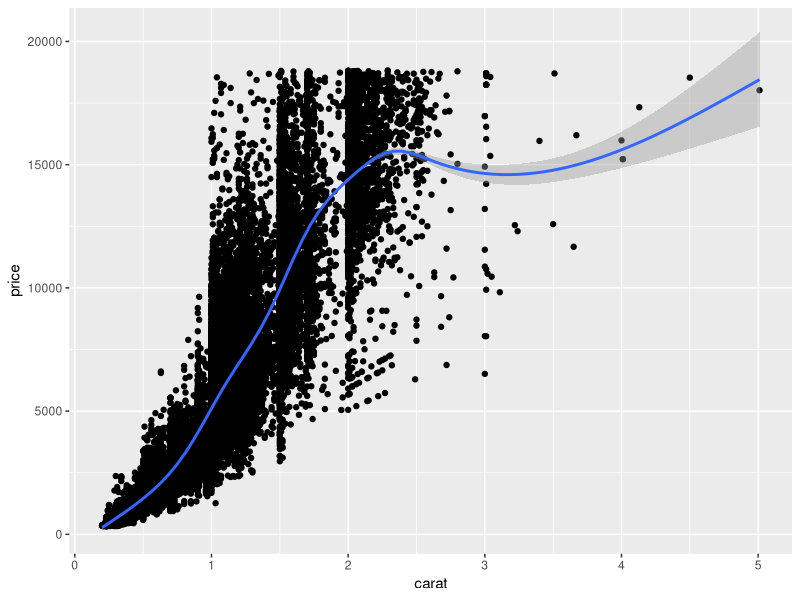
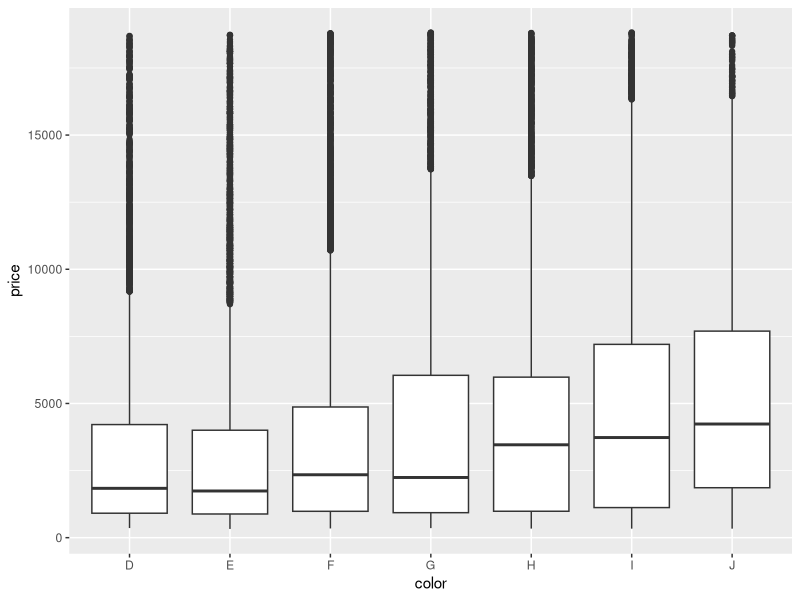
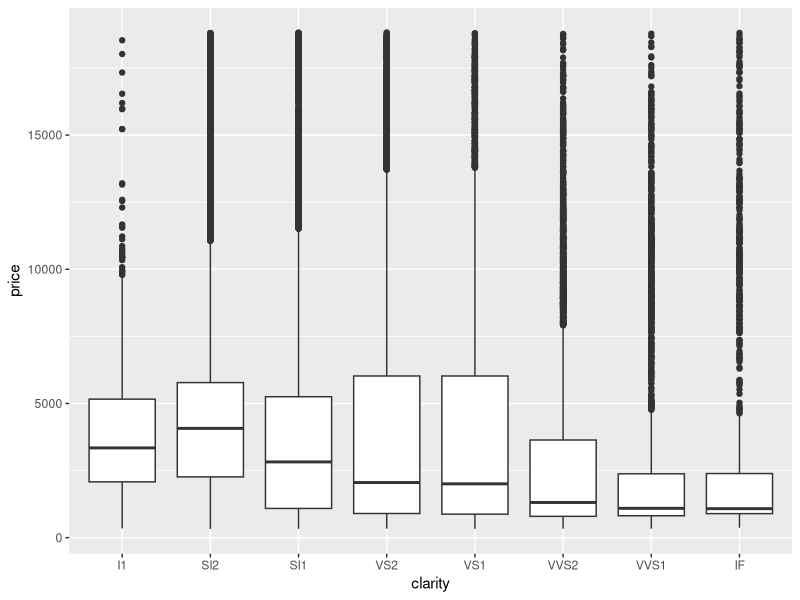
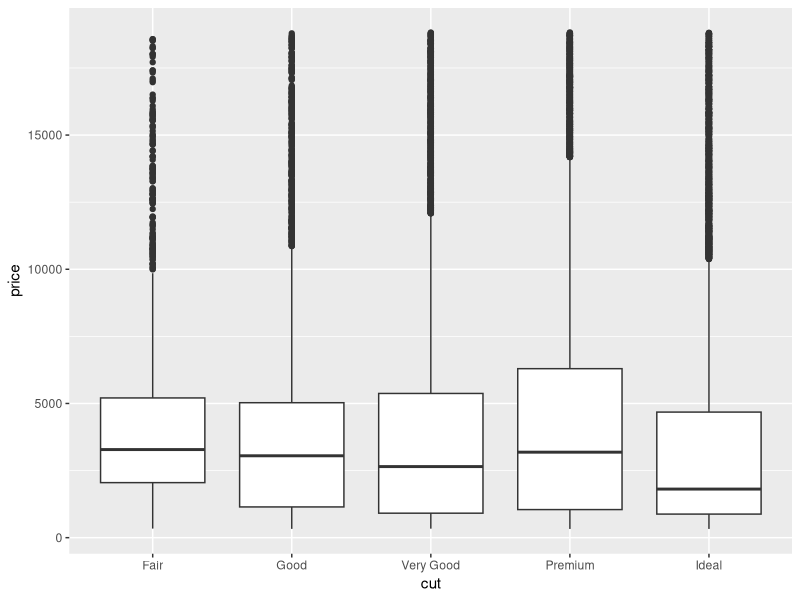
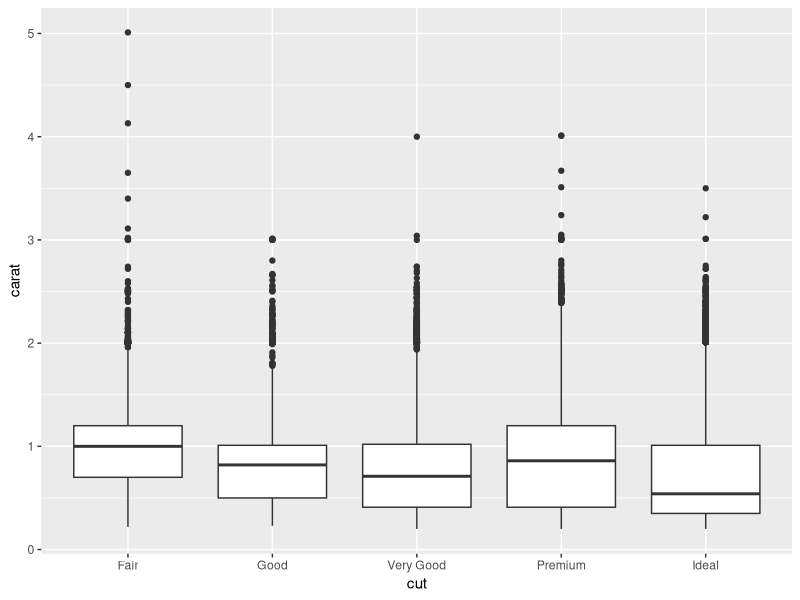

Source code (R) for these figures, in order:
## ---- chunk 1
library(tidyverse)
## ---- chunk 2
dim(diamonds)
head(diamonds)

## ---- chunk 3
ggplot(data = diamonds, aes(x = carat, y = price)) +
  geom_point() + geom_smooth()
## ---- chunk 4
ggplot(data = diamonds, aes(x = color, y = price)) +
  geom_boxplot()
## ---- chunk 5
ggplot(data = diamonds, aes(x =  clarity, y = price) ) +
  geom_boxplot()
## ---- chunk 6
ggplot(data = diamonds, aes(x = cut, y = price)) +
  geom_boxplot()
## ---- chunk 7
ggplot(data = diamonds, aes(x = cut, y = carat)) +
  geom_boxplot()
## ---- chunk 8

